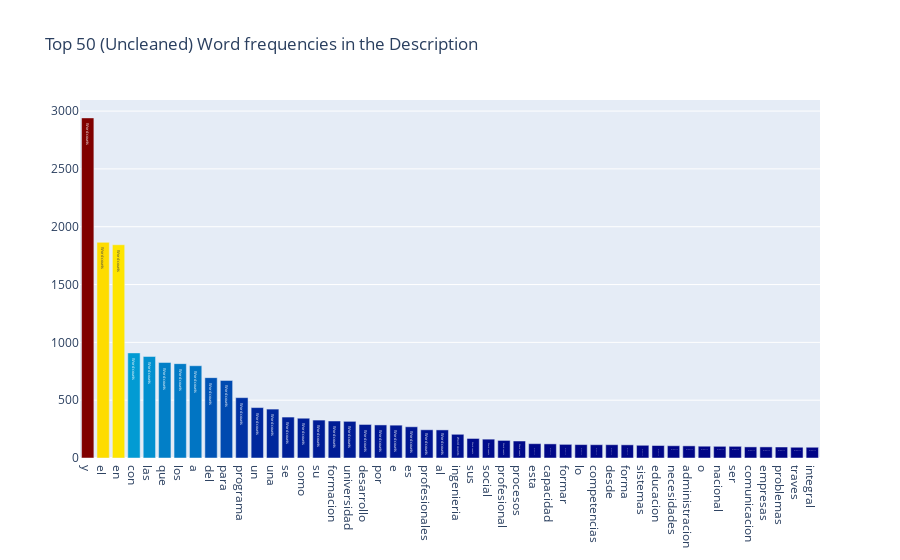

Notebook code for this chart:
### Code cell
all_words = df1['description'].str.split(expand=True).unstack().value_counts()
data = [go.Bar(
            x = all_words.index.values[2:50],
            y = all_words.values[2:50],
            marker= dict(colorscale='Jet',
                         color = all_words.values[2:100]
                        ),
            text='Word counts'
    )]

layout = go.Layout(
    title='Top 50 (Uncleaned) Word frequencies in the Description'
)

fig = go.Figure(data=data, layout=layout)

py.iplot(fig, filename='basic-bar')

### Figure 1 — Plotly figure (JSON) as saved in the notebook; plotly's stock layout.template omitted (floating-point values rounded to 4 significant figures)
{"data": [{"marker": {"color": [2941, 1865, 1844, 909, 878, 826, 816, 798, 695, 671, 522, 436, 423, 354, 344, 328, 320, 317, 290, 286, 284, 270, 244, 243, 205, 169, 163, 152, 147, 124, 122, 118, 116, 115, 115, 114, 110, 108, 106, 105, 102, 101, 101, 96, 96, 95, 93, 93, 90, 86, 86, 84, 84, 83, 82, 81, 81, 81, 78, 78, 77, 75, 75, 73, 73, 72, 71, 71, 71, 70, 69, 69, 68, 67, 66, 65, 64, 64, 64, 62, 61, 60, 60, 59, 59, 58, 57, 56, 56, 55, 54, 54, 54, 54, 52, 51, 51, 50], "colorscale": [[0, "rgb(0,0,131)"], [0.2, "rgb(0,60,170)"], [0.4, "rgb(5,255,255)"], [0.6, "rgb(255,255,0)"], [0.8, "rgb(250,0,0)"], [1, "rgb(128,0,0)"]]}, "text": "Word counts", "type": "bar", "x": ["y", "el", "en", "con", "las", "que", "los", "a", "del", "para", "programa", "un", "una", "se", "como", "su", "formacion", "universidad", "desarrollo", "por", "e", "es", "profesionales", "al", "ingenieria", "sus", "social", "profesional", "procesos", "esta", "capacidad", "formar", "lo", "competencias", "desde", "forma", "sistemas", "educacion", "necesidades", "administracion", "o", "nacional", "ser", "comunicacion", "empresas", "problemas", "traves", "integral"], "y": [2941, 1865, 1844, 909, 878, 826, 816, 798, 695, 671, 522, 436, 423, 354, 344, 328, 320, 317, 290, 286, 284, 270, 244, 243, 205, 169, 163, 152, 147, 124, 122, 118, 116, 115, 115, 114, 110, 108, 106, 105, 102, 101, 101, 96, 96, 95, 93, 93]}], "layout": {"title": {"text": "Top 50 (Uncleaned) Word frequencies in the Description"}, "xaxis": {"type": "category", "range": [-0.5, 47.5], "autorange": true}, "yaxis": {"type": "linear", "range": [0, 3096.0], "autorange": true}, "autosize": true}}
